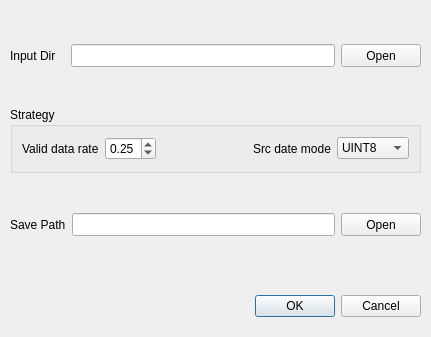
<?xml version="1.0" encoding="UTF-8"?>
<ui version="4.0">
 <class>Dialog_sample2H5</class>
 <widget class="QDialog" name="Dialog_sample2H5">
  <property name="geometry">
   <rect>
    <x>0</x>
    <y>0</y>
    <width>431</width>
    <height>337</height>
   </rect>
  </property>
  <property name="windowTitle">
   <string>Convert samples to h5</string>
  </property>
  <widget class="QDialogButtonBox" name="buttonBox">
   <property name="geometry">
    <rect>
     <x>240</x>
     <y>290</y>
     <width>181</width>
     <height>32</height>
    </rect>
   </property>
   <property name="orientation">
    <enum>Qt::Horizontal</enum>
   </property>
   <property name="standardButtons">
    <set>QDialogButtonBox::Cancel|QDialogButtonBox::Ok</set>
   </property>
  </widget>
  <widget class="QWidget" name="layoutWidget">
   <property name="geometry">
    <rect>
     <x>10</x>
     <y>10</y>
     <width>411</width>
     <height>261</height>
    </rect>
   </property>
   <layout class="QVBoxLayout" name="verticalLayout">
    <item>
     <layout class="QHBoxLayout" name="horizontalLayout">
      <item>
       <widget class="QLabel" name="label">
        <property name="minimumSize">
         <size>
          <width>55</width>
          <height>23</height>
         </size>
        </property>
        <property name="text">
         <string>Input Dir</string>
        </property>
       </widget>
      </item>
      <item>
       <widget class="QLineEdit" name="lineEdit_input">
        <property name="minimumSize">
         <size>
          <width>201</width>
          <height>23</height>
         </size>
        </property>
       </widget>
      </item>
      <item>
       <widget class="QPushButton" name="pushButton_input">
        <property name="minimumSize">
         <size>
          <width>0</width>
          <height>23</height>
         </size>
        </property>
        <property name="text">
         <string>Open</string>
        </property>
       </widget>
      </item>
     </layout>
    </item>
    <item>
     <layout class="QHBoxLayout" name="horizontalLayout_11">
      <item>
       <widget class="QGroupBox" name="groupBox_4">
        <property name="maximumSize">
         <size>
          <width>16777215</width>
          <height>66</height>
         </size>
        </property>
        <property name="title">
         <string>Strategy</string>
        </property>
        <layout class="QHBoxLayout" name="horizontalLayout_10">
         <item>
          <widget class="QLabel" name="label_3">
           <property name="text">
            <string>Valid data rate</string>
           </property>
          </widget>
         </item>
         <item>
          <widget class="QDoubleSpinBox" name="doubleSpinBox_val_rate">
           <property name="minimum">
            <double>0.050000000000000</double>
           </property>
           <property name="maximum">
            <double>0.600000000000000</double>
           </property>
           <property name="singleStep">
            <double>0.050000000000000</double>
           </property>
           <property name="value">
            <double>0.250000000000000</double>
           </property>
          </widget>
         </item>
         <item>
          <spacer name="horizontalSpacer_2">
           <property name="orientation">
            <enum>Qt::Horizontal</enum>
           </property>
           <property name="sizeHint" stdset="0">
            <size>
             <width>40</width>
             <height>20</height>
            </size>
           </property>
          </spacer>
         </item>
         <item>
          <widget class="QLabel" name="label_2">
           <property name="text">
            <string>Src date mode</string>
           </property>
          </widget>
         </item>
         <item>
          <widget class="QComboBox" name="comboBox_mode">
           <item>
            <property name="text">
             <string>UINT8</string>
            </property>
           </item>
           <item>
            <property name="text">
             <string>UINT16</string>
            </property>
           </item>
          </widget>
         </item>
        </layout>
       </widget>
      </item>
     </layout>
    </item>
    <item>
     <layout class="QHBoxLayout" name="horizontalLayout_15">
      <item>
       <widget class="QLabel" name="label_6">
        <property name="minimumSize">
         <size>
          <width>55</width>
          <height>23</height>
         </size>
        </property>
        <property name="text">
         <string>Save Path</string>
        </property>
       </widget>
      </item>
      <item>
       <widget class="QLineEdit" name="lineEdit_output">
        <property name="minimumSize">
         <size>
          <width>201</width>
          <height>23</height>
         </size>
        </property>
       </widget>
      </item>
      <item>
       <widget class="QPushButton" name="pushButton_output">
        <property name="minimumSize">
         <size>
          <width>0</width>
          <height>23</height>
         </size>
        </property>
        <property name="text">
         <string>Open</string>
        </property>
       </widget>
      </item>
     </layout>
    </item>
   </layout>
  </widget>
 </widget>
 <resources/>
 <connections>
  <connection>
   <sender>buttonBox</sender>
   <signal>accepted()</signal>
   <receiver>Dialog_sample2H5</receiver>
   <slot>slot_ok()</slot>
   <hints>
    <hint type="sourcelabel">
     <x>430</x>
     <y>334</y>
    </hint>
    <hint type="destinationlabel">
     <x>157</x>
     <y>274</y>
    </hint>
   </hints>
  </connection>
  <connection>
   <sender>buttonBox</sender>
   <signal>rejected()</signal>
   <receiver>Dialog_sample2H5</receiver>
   <slot>reject()</slot>
   <hints>
    <hint type="sourcelabel">
     <x>430</x>
     <y>340</y>
    </hint>
    <hint type="destinationlabel">
     <x>286</x>
     <y>274</y>
    </hint>
   </hints>
  </connection>
  <connection>
   <sender>pushButton_input</sender>
   <signal>clicked()</signal>
   <receiver>Dialog_sample2H5</receiver>
   <slot>slot_input()</slot>
   <hints>
    <hint type="sourcelabel">
     <x>418</x>
     <y>46</y>
    </hint>
    <hint type="destinationlabel">
     <x>226</x>
     <y>183</y>
    </hint>
   </hints>
  </connection>
  <connection>
   <sender>pushButton_output</sender>
   <signal>clicked()</signal>
   <receiver>Dialog_sample2H5</receiver>
   <slot>slot_output()</slot>
   <hints>
    <hint type="sourcelabel">
     <x>418</x>
     <y>259</y>
    </hint>
    <hint type="destinationlabel">
     <x>234</x>
     <y>196</y>
    </hint>
   </hints>
  </connection>
 </connections>
 <slots>
  <slot>slot_input()</slot>
  <slot>slot_output()</slot>
  <slot>slot_ok()</slot>
  <slot>slot_strategy_binary()</slot>
  <slot>slot_strategy_multiclass()</slot>
 </slots>
</ui>
